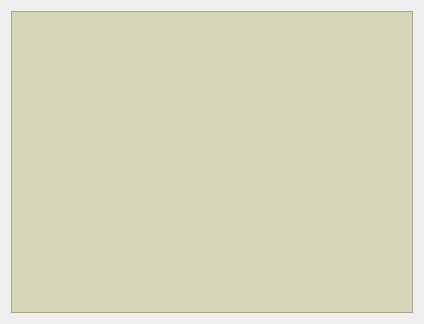
<?xml version="1.0" encoding="UTF-8"?>
<ui version="4.0">
 <class>CTextWidget</class>
 <widget class="QWidget" name="CTextWidget">
  <property name="geometry">
   <rect>
    <x>0</x>
    <y>0</y>
    <width>424</width>
    <height>324</height>
   </rect>
  </property>
  <property name="windowTitle">
   <string>CTextWidget [dua 专用]</string>
  </property>
  <layout class="QVBoxLayout" name="verticalLayout">
   <item>
    <widget class="QTextEdit" name="text_edit">
     <property name="focusPolicy">
      <enum>Qt::NoFocus</enum>
     </property>
     <property name="styleSheet">
      <string notr="true">QTextEdit {
	font: 10pt &quot;Consolas&quot;;
	background-color: rgb(214, 213, 183);
	min-width: 400px;
	min-height: 300px;
}
</string>
     </property>
     <property name="verticalScrollBarPolicy">
      <enum>Qt::ScrollBarAlwaysOff</enum>
     </property>
     <property name="horizontalScrollBarPolicy">
      <enum>Qt::ScrollBarAlwaysOff</enum>
     </property>
     <property name="html">
      <string>&lt;!DOCTYPE HTML PUBLIC &quot;-//W3C//DTD HTML 4.0//EN&quot; &quot;http://www.w3.org/TR/REC-html40/strict.dtd&quot;&gt;
&lt;html&gt;&lt;head&gt;&lt;meta name=&quot;qrichtext&quot; content=&quot;1&quot; /&gt;&lt;style type=&quot;text/css&quot;&gt;
p, li { white-space: pre-wrap; }
&lt;/style&gt;&lt;/head&gt;&lt;body style=&quot; font-family:'Consolas'; font-size:10pt; font-weight:400; font-style:normal;&quot;&gt;
&lt;p style=&quot;-qt-paragraph-type:empty; margin-top:0px; margin-bottom:0px; margin-left:0px; margin-right:0px; -qt-block-indent:0; text-indent:0px;&quot;&gt;&lt;br /&gt;&lt;/p&gt;&lt;/body&gt;&lt;/html&gt;</string>
     </property>
    </widget>
   </item>
  </layout>
 </widget>
 <layoutdefault spacing="6" margin="11"/>
 <resources/>
 <connections/>
</ui>
